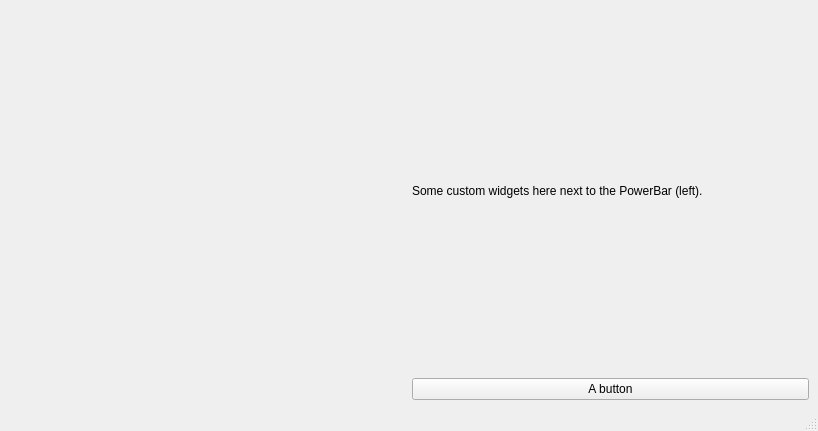
<?xml version="1.0" encoding="UTF-8"?>
<ui version="4.0">
 <class>MainWindow</class>
 <widget class="QMainWindow" name="MainWindow">
  <property name="geometry">
   <rect>
    <x>0</x>
    <y>0</y>
    <width>818</width>
    <height>431</height>
   </rect>
  </property>
  <property name="windowTitle">
   <string>MainWindow</string>
  </property>
  <widget class="QWidget" name="centralwidget">
   <layout class="QHBoxLayout" name="horizontalLayout">
    <item>
     <widget class="PowerBar" name="widget" native="true"/>
    </item>
    <item>
     <layout class="QVBoxLayout" name="verticalLayout">
      <item>
       <widget class="QLabel" name="label">
        <property name="text">
         <string>Some custom widgets here next to the PowerBar (left).</string>
        </property>
       </widget>
      </item>
      <item>
       <widget class="QPushButton" name="pushButton">
        <property name="text">
         <string>A button</string>
        </property>
       </widget>
      </item>
     </layout>
    </item>
   </layout>
  </widget>
  <widget class="QMenuBar" name="menubar">
   <property name="geometry">
    <rect>
     <x>0</x>
     <y>0</y>
     <width>818</width>
     <height>26</height>
    </rect>
   </property>
  </widget>
  <widget class="QStatusBar" name="statusbar"/>
 </widget>
 <customwidgets>
  <customwidget>
   <class>PowerBar</class>
   <extends>QWidget</extends>
   <header>powerbar</header>
   <container>1</container>
  </customwidget>
 </customwidgets>
 <resources/>
 <connections/>
</ui>
